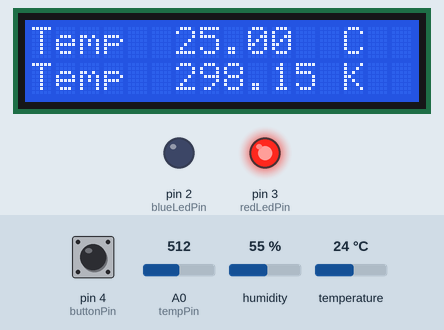
Simulated run of this sketch. Board: Arduino Uno, built with avr-gcc and run on an emulated ATmega328P. Shown: 16×2 character LCD, output pins drawn as LEDs (lit = HIGH). The inputs (shaded band) are chosen by the test bench; at power-on: pin 4 (buttonPin) HIGH, A0 (tempPin) = 512, humidity 55 %, temperature 24 °C. What the sketch prints to the serial monitor is not drawn.

Above: at 1.2 s.
1.3 s: pin 4 (buttonPin) pulled LOW for 0.6 s
At 2.0 s:
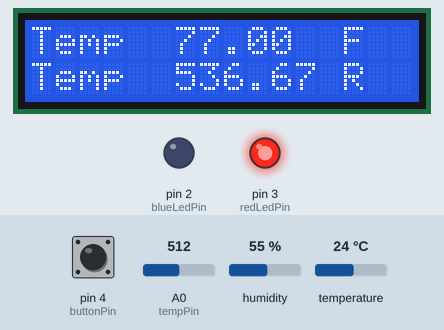
3.6 s: A0 (tempPin) set to 471
At 4.8 s:
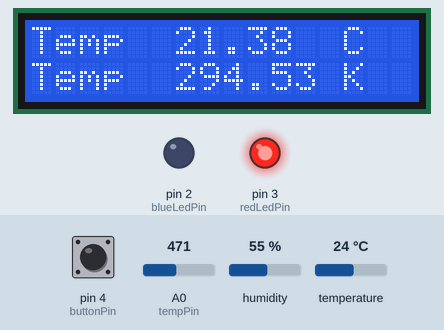
5.1 s: A0 (tempPin) set to 439
At 5.8 s:
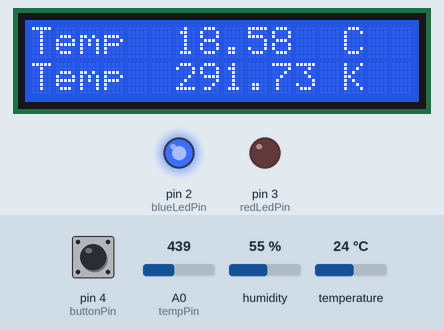
6.6 s: pin 4 (buttonPin) pulled LOW for 1 s
At 7.4 s:
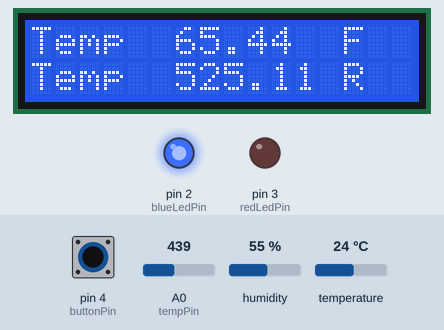
9.1 s: A0 (tempPin) set to 511
At 10.0 s:
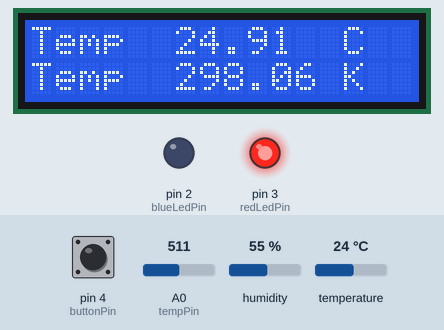
Timing chart, 0 to 11.7 s (numbered marks = the images above; inputs shaded):
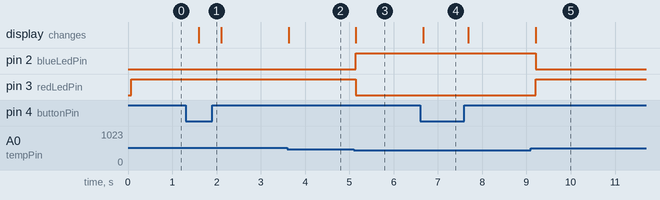

The sketch:

Thermometer.ino
```cpp
//www.elegoo.com
//2016.12.9

#include <LiquidCrystal.h>
#include <dht_nonblocking.h>
#define DHT_SENSOR_TYPE DHT_TYPE_11
int tempPin = 0;

// i'm gonna customise this to add some new features
// starting with status pins demonstrating temperature

int blueLedPin = 2;
int redLedPin = 3;

// lets add a button

int buttonPin = 4;

//  temp and humidity sensor
static const int DHT_SENSOR_PIN = 5;
DHT_nonblocking dht_sensor( DHT_SENSOR_PIN, DHT_SENSOR_TYPE );

//                BS  E  D4 D5  D6 D7
LiquidCrystal lcd(7, 8, 9, 10, 11, 12);
void setup()
{
  //  setup our pins for output
  pinMode(blueLedPin, OUTPUT);
  pinMode(redLedPin, OUTPUT);
  pinMode(buttonPin, INPUT_PULLUP);
  //  start the lcd
  lcd.begin(16, 2);
  /*
   * Initialize the serial port.
   */

   Serial.begin( 9600);
}

/*
 * Poll for a measurement, keeping the state machine alive.  Returns
 * true if a measurement is available.
 */
static bool measure_environment( float *temperature, float *humidity )
{
  static unsigned long measurement_timestamp = millis( );

  /* Measure once every four seconds. */
  if( millis( ) - measurement_timestamp > 3000ul )
  {
    if( dht_sensor.measure( temperature, humidity ) == true )
    {
      measurement_timestamp = millis( );
      return( true );
    }
  }

  return( false );
}

void loop()
{
  int tempReading = analogRead(tempPin);
  // This is OK
  double tempK = log(10000.0 * ((1024.0 / tempReading - 1)));
  tempK = 1 / (0.001129148 + (0.000234125 + (0.0000000876741 * tempK * tempK )) * tempK );       //  Temp Kelvin
  float tempC = tempK - 273.15;            // Convert Kelvin to Celcius
  float tempF = (tempC * 9.0)/ 5.0 + 32.0; // Convert Celcius to Fahrenheit
  float tempR = tempF + 459.67; // Convert Fahrenheit to Rankine

  //  lets handle our button press
  //  if the button is pushed it will send the signal low
  //  we should show freedom units instead in this case

  if(digitalRead(buttonPin) == LOW) {
    // Display Temperature in F
    lcd.setCursor(0, 0);
    lcd.print("Temp         F  ");
    lcd.setCursor(6, 0);
    lcd.print(tempF);

    lcd.setCursor(0, 1);
    lcd.print("Temp         R  ");
    lcd.setCursor(6, 1);
    lcd.print(tempR);
  } else {
    // Display Temperature in C
    lcd.setCursor(0, 0);
    lcd.print("Temp         C  ");
    lcd.setCursor(6, 0);
    lcd.print(tempC);

    lcd.setCursor(0, 1);
    lcd.print("Temp         K  ");
    lcd.setCursor(6, 1);
    lcd.print(tempK);
  }

  // now we will set the pins with an if

  if (tempC > 20) {
    //    it's hot!
    digitalWrite(redLedPin, HIGH);
    digitalWrite(blueLedPin, LOW);
  } else {
    //    it's cold!
    digitalWrite(redLedPin, LOW);
    digitalWrite(blueLedPin, HIGH);
  }

  float temperature;
  float humidity;

  Serial.print("Hi\n");
  Serial.print(temperature, 1);
   Serial.print( humidity, 1 );

  if( measure_environment( &temperature, &humidity ) == true )
  {
    Serial.print( "T = " );
    Serial.print( temperature, 1 );
    Serial.print( " deg. C, H = " );
    Serial.print( humidity, 1 );
    Serial.println( "%" );
  }

  delay(500);
}
```

Measured:
- the behaviour switches between 456 and 455 on A0 (tempPin) (found by bisection; images 2 and 3)
- after the input at 1.3 s, the display: changes after 0.29 s (image 1)
- after the input at 3.6 s, the display: changes at once (image 2)
- after the input at 5.1 s, pin 2 (blueLedPin): LOW → HIGH after 0.05 s; pin 3 (redLedPin): HIGH → LOW after 0.05 s; the display: changes after 0.05 s (image 3)
- after the input at 6.6 s, the display: changes after 0.07 s (image 4)
- after the input at 9.1 s, pin 2 (blueLedPin): HIGH → LOW after 0.11 s; pin 3 (redLedPin): LOW → HIGH after 0.11 s; the display: changes after 0.11 s (image 5)
